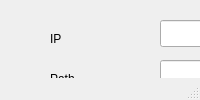
<?xml version="1.0" encoding="UTF-8"?>
<ui version="4.0">
 <class>MainWindow</class>
 <widget class="QMainWindow" name="MainWindow">
  <property name="windowTitle">
   <string>Input Prompt</string>
  </property>
  <widget class="QWidget" name="centralwidget">
   <widget class="QLabel" name="label">
    <property name="geometry">
     <rect>
      <x>50</x>
      <y>30</y>
      <width>66</width>
      <height>17</height>
     </rect>
    </property>
    <property name="text">
     <string>IP</string>
    </property>
   </widget>
   <widget class="QLabel" name="label_2">
    <property name="geometry">
     <rect>
      <x>50</x>
      <y>70</y>
      <width>66</width>
      <height>17</height>
     </rect>
    </property>
    <property name="text">
     <string>Path</string>
    </property>
   </widget>
   <widget class="QLabel" name="label_3">
    <property name="geometry">
     <rect>
      <x>50</x>
      <y>100</y>
      <width>66</width>
      <height>17</height>
     </rect>
    </property>
    <property name="text">
     <string>Username</string>
    </property>
   </widget>
   <widget class="QLabel" name="label_4">
    <property name="geometry">
     <rect>
      <x>50</x>
      <y>140</y>
      <width>66</width>
      <height>17</height>
     </rect>
    </property>
    <property name="text">
     <string>Password</string>
    </property>
   </widget>
   <widget class="QLineEdit" name="editIP">
    <property name="geometry">
     <rect>
      <x>160</x>
      <y>20</y>
      <width>113</width>
      <height>27</height>
     </rect>
    </property>
   </widget>
   <widget class="QLineEdit" name="editPath">
    <property name="geometry">
     <rect>
      <x>160</x>
      <y>60</y>
      <width>113</width>
      <height>27</height>
     </rect>
    </property>
   </widget>
   <widget class="QLineEdit" name="editName">
    <property name="geometry">
     <rect>
      <x>160</x>
      <y>100</y>
      <width>113</width>
      <height>27</height>
     </rect>
    </property>
   </widget>
   <widget class="QLineEdit" name="editPassword">
    <property name="geometry">
     <rect>
      <x>160</x>
      <y>140</y>
      <width>113</width>
      <height>27</height>
     </rect>
    </property>
   </widget>
   <widget class="QPushButton" name="but">
    <property name="geometry">
     <rect>
      <x>100</x>
      <y>190</y>
      <width>98</width>
      <height>27</height>
     </rect>
    </property>
    <property name="text">
     <string>Okay</string>
    </property>
   </widget>
  </widget>
  <widget class="QMenuBar" name="menubar">
   <property name="geometry">
    <rect>
     <x>0</x>
     <y>0</y>
     <width>566</width>
     <height>25</height>
    </rect>
   </property>
  </widget>
  <widget class="QStatusBar" name="statusbar"/>
 </widget>
 <resources/>
 <connections/>
</ui>
